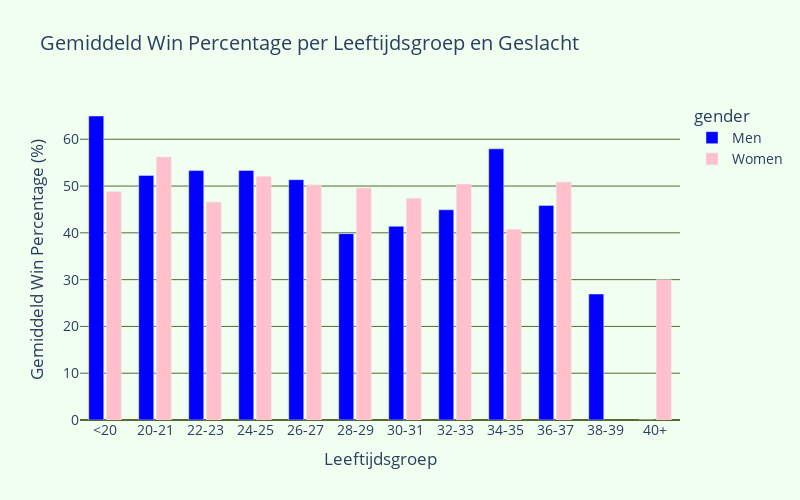

Notebook source saved alongside this figure:
### Markdown cell above
#### Argument 4: Leeftijd

### Code cell
import pandas as pd
import plotly.express as px

# Laad de dataset
file_path = '../combined_cleaned_tennis_data.csv'
df = pd.read_csv(file_path)

# Update de leeftijdsgroepen: bins van 20 tot 40 jaar om de 2 jaar
age_bins = [0, 20] + list(range(22, 42, 2)) + [100]
age_labels = ['<20'] + [f'{i}-{i+1}' for i in range(20, 40, 2)] + ['40+']
df['winner_age_group'] = pd.cut(df['winner_age'], bins=age_bins, labels=age_labels, right=False)
df['loser_age_group'] = pd.cut(df['loser_age'], bins=age_bins, labels=age_labels, right=False)

# Bereken het aantal gewonnen en verloren wedstrijden per speler
winner_counts = df.groupby(['winner_name', 'gender', 'winner_age_group'], observed=False).size().reset_index(name='win_count')
loser_counts = df.groupby(['loser_name', 'gender', 'loser_age_group'], observed=False).size().reset_index(name='loss_count')

# Hernoem kolommen voor consistente merge
winner_counts = winner_counts.rename(columns={'winner_name': 'player_name', 'winner_age_group': 'age_group'})
loser_counts = loser_counts.rename(columns={'loser_name': 'player_name', 'loser_age_group': 'age_group'})

# Combineer winnaars en verliezers data
combined_counts = pd.merge(winner_counts, loser_counts, on=['player_name', 'gender', 'age_group'], how='outer')

# Vul ontbrekende waarden in specifieke kolommen in
combined_counts['win_count'] = combined_counts['win_count'].fillna(0)
combined_counts['loss_count'] = combined_counts['loss_count'].fillna(0)

combined_counts['total_matches'] = combined_counts['win_count'] + combined_counts['loss_count']
combined_counts['win_percentage'] = (combined_counts['win_count'] / combined_counts['total_matches']) * 100

# Bereken gemiddelde winpercentages per leeftijdsgroep en geslacht
avg_win_percentage = combined_counts.groupby(['age_group', 'gender'], observed=False).agg(
    total_matches=('total_matches', 'sum'),
    total_wins=('win_count', 'sum')
).reset_index()

avg_win_percentage['win_percentage'] = (avg_win_percentage['total_wins'] / avg_win_percentage['total_matches']) * 100
avg_win_percentage['win_percentage'] = avg_win_percentage['win_percentage'].round(2)

# Interactieve barplot met Plotly
fig = px.bar(avg_win_percentage, x='age_group', y='win_percentage', color='gender',
             title='Gemiddeld Win Percentage per Leeftijdsgroep en Geslacht',
             labels={'age_group': 'Leeftijdsgroep', 'win_percentage': 'Gemiddeld Win Percentage (%)'},
             color_discrete_map={'Men': 'blue', 'Women': 'pink'},
             barmode='group',  # Groepeer de balken
             category_orders={'age_group': age_labels, 'gender': ['Men', 'Women']})

# Stijlen aanpassen voor betere leesbaarheid en smalle balken
fig.update_traces(width=0.3)  # Maak de balken smaller

fig.update_layout(
    font=dict(size=14),  # Grotere lettergrootte voor leesbaarheid
    bargap=0.3,  # Verminder de ruimte tussen de balken
    bargroupgap=0.1,  # Verminder de ruimte tussen de groepen balken
    width=800,  # Totale breedte van de plot aanpassen
    height=500,  # Totale hoogte van de plot aanpassen
    paper_bgcolor='honeydew',  # Achtergrondkleur van het papier
    plot_bgcolor='honeydew',
    yaxis=dict(
        gridcolor='darkolivegreen', # Kleur van het rooster op de y-as
        zerolinecolor='darkolivegreen'
    )
)

fig.show()

### Figure 1 — Plotly figure (JSON) as saved in the notebook; plotly's stock layout.template omitted (floating-point values rounded to 4 significant figures)
{"data": [{"alignmentgroup": "True", "hovertemplate": "gender=Men<br>Leeftijdsgroep=%{x}<br>Gemiddeld Win Percentage (%)=%{y}<extra></extra>", "legendgroup": "Men", "marker": {"color": "blue", "pattern": {"shape": ""}}, "name": "Men", "offsetgroup": "Men", "orientation": "v", "showlegend": true, "textposition": "auto", "type": "bar", "width": 0.3, "x": ["<20", "20-21", "22-23", "24-25", "26-27", "28-29", "30-31", "32-33", "34-35", "36-37", "38-39", "40+"], "xaxis": "x", "y": [64.97, 52.27, 53.3, 53.34, 51.36, 39.83, 41.4, 44.92, 57.95, 45.86, 26.92, 0], "yaxis": "y"}, {"alignmentgroup": "True", "hovertemplate": "gender=Women<br>Leeftijdsgroep=%{x}<br>Gemiddeld Win Percentage (%)=%{y}<extra></extra>", "legendgroup": "Women", "marker": {"color": "pink", "pattern": {"shape": ""}}, "name": "Women", "offsetgroup": "Women", "orientation": "v", "showlegend": true, "textposition": "auto", "type": "bar", "width": 0.3, "x": ["<20", "20-21", "22-23", "24-25", "26-27", "28-29", "30-31", "32-33", "34-35", "36-37", "38-39", "40+"], "xaxis": "x", "y": [48.84, 56.23, 46.57, 52.07, 50.27, 49.58, 47.4, 50.42, 40.74, 50.85, null, 30], "yaxis": "y"}], "layout": {"bargap": 0.3, "bargroupgap": 0.1, "barmode": "group", "font": {"size": 14}, "height": 500, "legend": {"title": {"text": "gender"}, "tracegroupgap": 0}, "paper_bgcolor": "honeydew", "plot_bgcolor": "honeydew", "title": {"text": "Gemiddeld Win Percentage per Leeftijdsgroep en Geslacht"}, "width": 800, "xaxis": {"anchor": "y", "categoryarray": ["<20", "20-21", "22-23", "24-25", "26-27", "28-29", "30-31", "32-33", "34-35", "36-37", "38-39", "40+"], "categoryorder": "array", "domain": [0, 1], "title": {"text": "Leeftijdsgroep"}}, "yaxis": {"anchor": "x", "domain": [0, 1], "gridcolor": "darkolivegreen", "title": {"text": "Gemiddeld Win Percentage (%)"}, "zerolinecolor": "darkolivegreen"}}}
